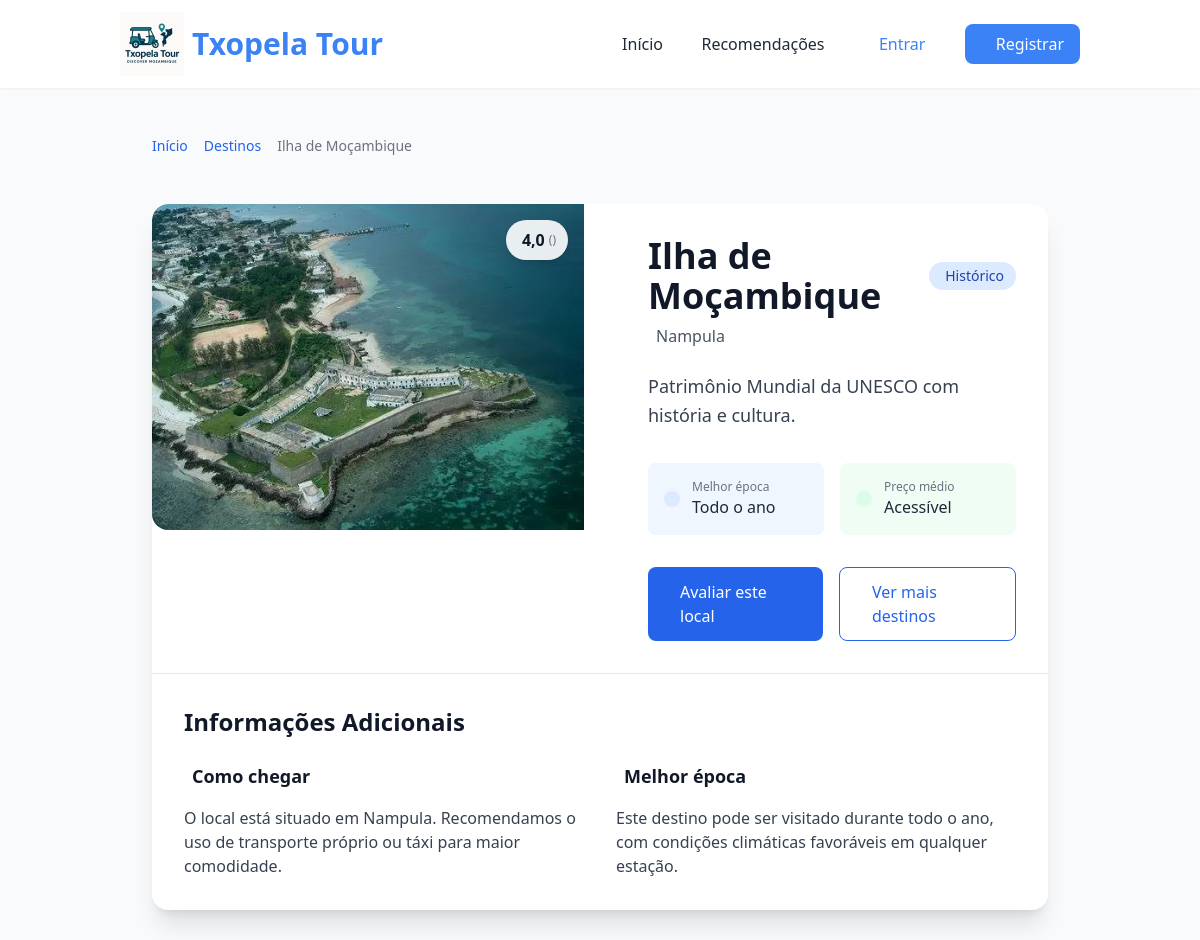
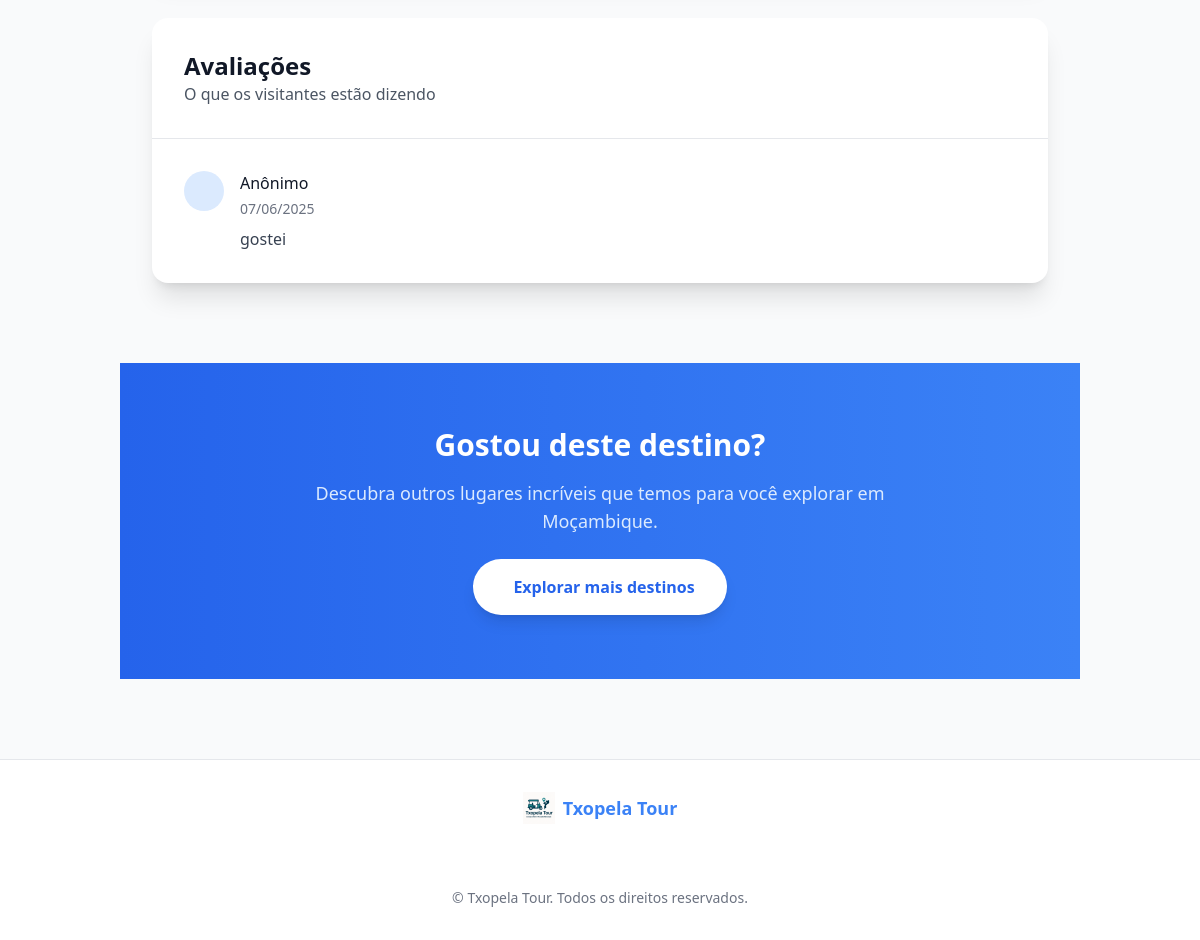
The page /lugar/2/ on the database its author committed (2 pictures, top to bottom).
### turismo/models.py (models this page shows, shortened)
class PontoTuristico(models.Model):
    nome = models.CharField(max_length=100)
    descricao = models.TextField()
    localizacao = models.CharField(max_length=200)
    imagem = models.ImageField(upload_to='pontos/', null=True, blank=True)
    data_cadastro = models.DateTimeField(auto_now_add=True)
    categoria = models.CharField(max_length=100, blank=True, null=True)
    @property
    def media_avaliacoes(self):
        avg = self.avaliacoes.aggregate(Avg('nota'))['nota__avg']
        return round(avg, 1) if avg is not None else "Ainda sem avaliações"

class Avaliacao(models.Model):
    visitante = models.ForeignKey(
        settings.AUTH_USER_MODEL,
        on_delete=models.CASCADE,
        limit_choices_to={'perfilusuario__tipo': 'visitante'}
    )
    lugar = models.ForeignKey(PontoTuristico, on_delete=models.CASCADE, related_name='avaliacoes')
    nota = models.IntegerField(choices=[(i, str(i)) for i in range(1, 6)])
    comentario = models.TextField(blank=True, null=True)  # Made optional
    data_avaliacao = models.DateTimeField(auto_now_add=True)

### turismo/views.py (the view)
# urls.py: path('lugar/<int:lugar_id>/', views.detalhe_ponto, name='detalhe_ponto'),
def detalhe_ponto(request, lugar_id):
    lugar = get_object_or_404(PontoTuristico, id=lugar_id)
    avaliacoes = Avaliacao.objects.filter(lugar=lugar)
    return render(request, 'turismo/detalhe_ponto.html', {
        'lugar': lugar,
        'avaliacoes': avaliacoes,
    })

### turismo/templates/turismo/detalhe_ponto.html (shortened to what this page needs)
{% extends 'turismo/base.html' %}
{% load static %}
{% block content %}
<nav class="container mx-auto px-4 sm:px-6 lg:px-8 py-4">
  <ol class="flex items-center space-x-2 text-sm">
    <li>
      <a href="{% url 'turismo:home' %}" class="text-blue-600 hover:underline">Início</a>
    </li>
    <li>
      <a href="{% url 'turismo:recomendacoes' %}" class="text-blue-600 hover:underline">Destinos</a>
    </li>
    <li class="text-gray-500 truncate max-w-xs">{{ lugar.nome }}</li>
  </ol>
</nav>
<main class="container mx-auto px-4 sm:px-6 lg:px-8 py-8">
  <div class="bg-white rounded-2xl shadow-xl overflow-hidden">
    <div class="grid grid-cols-1 lg:grid-cols-2 gap-8">
      <div class="relative">
        {% if lugar.imagem %}
        <div class="aspect-w-16 aspect-h-12 overflow-hidden rounded-t-2xl lg:rounded-l-2xl lg:rounded-tr-none">
          <img
            src="{{ lugar.imagem.url }}"
            class="w-full h-full object-cover transition-all duration-500 hover:scale-105"
            alt="{{ lugar.nome }}"
            loading="lazy"
          />
        </div>
        {% else %}
        <div class="flex flex-col items-center justify-center bg-gray-100 text-gray-500 h-96 rounded-t-2xl lg:rounded-l-2xl lg:rounded-tr-none">
          <i class="ph ph-image text-5xl mb-4"></i>
          <span class="text-lg font-medium">Sem imagem disponível</span>
        </div>
        {% endif %}
        {% if lugar.media_avaliacoes %}
        <div class="absolute top-4 right-4 bg-white/90 backdrop-blur-sm px-3 py-2 rounded-full shadow-md flex items-center">
          <span class="font-semibold text-gray-900">{{ lugar.media_avaliacoes|floatformat:1 }}</span>
          <span class="text-xs text-gray-500 ml-1">({{ lugar.total_avaliacoes }})</span>
        </div>
        {% endif %}
      </div>
      <div class="p-6 sm:p-8">
        <div class="mb-6">
          <div class="flex items-center justify-between">
            <h1 class="text-3xl sm:text-4xl font-bold text-gray-900">{{ lugar.nome }}</h1>
            <span class="inline-flex items-center px-3 py-1 rounded-full text-sm font-medium bg-blue-100 text-blue-800">
               {{ lugar.categoria }}
            </span>
          </div>
          <div class="flex items-center mt-2 text-gray-600">
            <span>{{ lugar.localizacao }}</span>
          </div>
        </div>
        <div class="prose max-w-none text-gray-700 mb-8">
          <p class="text-lg leading-relaxed">{{ lugar.descricao }}</p>
        </div>
        <div class="grid grid-cols-2 gap-4 mb-8">
          <div class="bg-blue-50 p-4 rounded-lg">
            <div class="flex items-center">
              <div class="p-2 bg-blue-100 rounded-full mr-3">
              </div>
              <div>
                <p class="text-xs text-gray-500">Melhor época</p>
                <p class="font-medium">Todo o ano</p>
              </div>
            </div>
          </div>
          <div class="bg-green-50 p-4 rounded-lg">
            <div class="flex items-center">
              <div class="p-2 bg-green-100 rounded-full mr-3">
              </div>
              <div>
                <p class="text-xs text-gray-500">Preço médio</p>
                <p class="font-medium">Acessível</p>
              </div>
            </div>
          </div>
        </div>
        <div class="flex flex-col sm:flex-row gap-4">
          <a href="{% url 'turismo:avaliar' lugar.id %}"
             class="flex-1 flex items-center justify-center gap-2 bg-blue-600 hover:bg-blue-700 text-white px-6 py-3 rounded-lg font-medium transition-colors duration-300">
             Avaliar este local
          </a>
          <a href="{% url 'turismo:recomendacoes' %}"
             class="flex-1 flex items-center justify-center gap-2 bg-white border border-blue-600 text-blue-600 hover:bg-blue-50 px-6 py-3 rounded-lg font-medium transition-colors duration-300">
             Ver mais destinos
          </a>
        </div>
      </div>
    </div>
    <div class="border-t border-gray-200 p-6 sm:p-8">
      <h2 class="text-2xl font-bold text-gray-900 mb-6">Informações Adicionais</h2>
      <div class="grid grid-cols-1 md:grid-cols-2 gap-8">
        <div>
          <h3 class="flex items-center text-lg font-semibold text-gray-900 mb-4">
             Como chegar
          </h3>
          <p class="text-gray-700">
            O local está situado em {{ lugar.localizacao }}. Recomendamos o uso de transporte próprio ou táxi para maior comodidade.
          </p>
        </div>
        <div>
          <h3 class="flex items-center text-lg font-semibold text-gray-900 mb-4">
             Melhor época
          </h3>
          <p class="text-gray-700">
            Este destino pode ser visitado durante todo o ano, com condições climáticas favoráveis em qualquer estação.
          </p>
        </div>
      </div>
    </div>
  </div>
  {% if avaliacoes %}
  <div class="mt-12 bg-white rounded-2xl shadow-xl overflow-hidden">
    <div class="p-6 sm:p-8 border-b border-gray-200">
      <h2 class="text-2xl font-bold text-gray-900">Avaliações</h2>
      <p class="text-gray-600">O que os visitantes estão dizendo</p>
    </div>
    <div class="divide-y divide-gray-200">
      {% for avaliacao in avaliacoes %}
      <div class="p-6 sm:p-8">
        <div class="flex items-start">
          <div class="flex-shrink-0">
            <div class="h-10 w-10 rounded-full bg-blue-100 flex items-center justify-center text-blue-600">
            </div>
          </div>
          <div class="ml-4 flex-1">
            <div class="flex items-center justify-between">
              <h4 class="font-medium text-gray-900">
                {{ avaliacao.usuario.username|default:"Anônimo" }}
              </h4>
            </div>
            <div class="mt-1 text-sm text-gray-500">
              {{ avaliacao.data_avaliacao|date:"d/m/Y" }}
            </div>
            <div class="mt-2 text-gray-700">
              <p>{{ avaliacao.comentario }}</p>
            </div>
          </div>
        </div>
      </div>
      {% endfor %}
    </div>
  </div>
  {% endif %}
</main>
<section class="bg-gradient-to-r from-blue-600 to-blue-500 py-12 sm:py-16 mt-12">
  <div class="container mx-auto px-4 sm:px-6 lg:px-8 text-center">
    <h2 class="text-2xl sm:text-3xl font-bold text-white mb-4">
      Gostou deste destino?
    </h2>
    <p class="text-lg text-blue-100 max-w-2xl mx-auto mb-6">
      Descubra outros lugares incríveis que temos para você explorar em Moçambique.
    </p>
    <a href="{% url 'turismo:recomendacoes' %}"
       class="inline-flex items-center justify-center gap-2 bg-white text-blue-600 hover:bg-gray-100 px-6 py-3 sm:px-8 sm:py-4 rounded-full font-semibold transition-all duration-300 transform hover:scale-105 shadow-lg">
       Explorar mais destinos
    </a>
  </div>
</section>
{% endblock %}

### rows shown on the page
PontoTuristico: nome "Ilha de Moçambique", imagem (picture), media_avaliacoes "4,0", categoria "Histórico", localizacao "Nampula", descricao "Patrimônio Mundial da UNESCO com história e cultura."
Avaliacao: usuario.username "Anônimo", data_avaliacao "07/06/2025", comentario "gostei"
